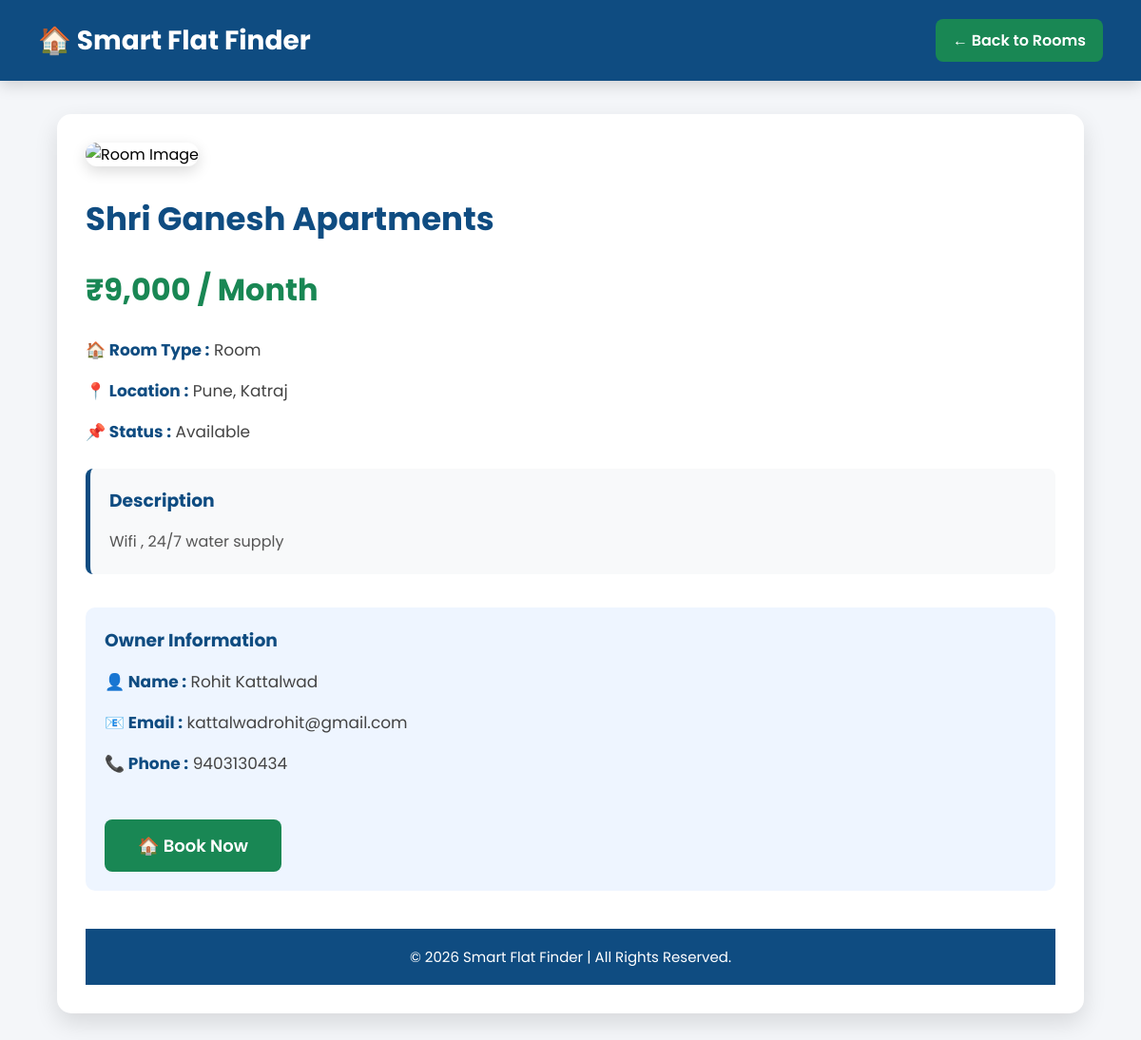
/room_details.php?id=3 (signed in), run on the app's committed database.
### tables this page shows
CREATE TABLE `rooms` (
  `id` int(11) NOT NULL,
  `owner_id` int(11) NOT NULL,
  `category_id` int(11) NOT NULL,
  `location_id` int(11) NOT NULL,
  `room_title` varchar(200) NOT NULL,
  `room_type` varchar(100) NOT NULL,
  `rent` decimal(10,2) NOT NULL,
  `address` text DEFAULT NULL,
  `facilities` text DEFAULT NULL,
  `description` text DEFAULT NULL,
  `image` varchar(255) DEFAULT NULL,
  `status` enum('Available','Booked') DEFAULT 'Available'
);

CREATE TABLE `locations` (
  `id` int(11) NOT NULL,
  `city` varchar(100) NOT NULL,
  `area` varchar(100) NOT NULL
);

CREATE TABLE `users` (
  `id` int(11) NOT NULL,
  `fullname` varchar(100) NOT NULL,
  `email` varchar(100) NOT NULL,
  `phone` varchar(15) NOT NULL,
  `password` varchar(255) NOT NULL,
  `role` enum('customer','owner','admin') NOT NULL,
  `created_at` timestamp NOT NULL DEFAULT current_timestamp(),
  `status` enum('Pending','Approved','Rejected') DEFAULT 'Pending'
);

### room_details.php (the view, shortened to what this page needs)
<?php
include("../includes/db.php");
$room_id = intval($_GET['id']);
$sql = "
SELECT
    rooms.*,
    locations.city,
    locations.area,
    users.fullname,
    users.email,
    users.phone
FROM rooms
INNER JOIN users
ON rooms.owner_id = users.id
LEFT JOIN locations
ON rooms.location_id = locations.id
WHERE rooms.id = ?
";
$stmt = $conn->prepare($sql);
$stmt->bind_param("i", $room_id);
$stmt->execute();
$result = $stmt->get_result();
$room = $result->fetch_assoc();
?>
<!DOCTYPE html>
<html lang="en">
<head>
</head>
<body>
<div class="header">
    <h2>🏠 Smart Flat Finder</h2>
    <a href="search_rooms.php" class="back">
        ← Back to Rooms
    </a>
</div>
<div class="container">
<?php
$image = "../uploads/" . $room['image'];
if(empty($room['image']) || !file_exists($image))
{
    $image = "../images/no-image.png";
}
?>
<img src="<?php echo $image; ?>" class="room-image" alt="Room Image">
<h1 class="title">
    <?php echo htmlspecialchars($room['room_title']); ?>
</h1>
<div class="price">
    ₹<?php echo number_format($room['rent']); ?> / Month
</div>
<p class="info">
    <strong>🏠 Room Type :</strong>
    <?php echo htmlspecialchars($room['room_type']); ?>
</p>
<p class="info">
    <strong>📍 Location :</strong>
    <?php echo htmlspecialchars($room['city']); ?>,
    <?php echo htmlspecialchars($room['area']); ?>
</p>
<p class="info">
    <strong>📌 Status :</strong>
    <?php echo htmlspecialchars($room['status']); ?>
</p>
<div class="description">
<h3 style="color:#0F4C81;margin-bottom:15px;">
Description
</h3>
<?php echo nl2br(htmlspecialchars($room['description'])); ?>
</div>
<div class="owner-box">
<h3>Owner Information</h3>
<p class="info">
<strong>👤 Name :</strong>
<?php echo htmlspecialchars($room['fullname']); ?>
</p>
<p class="info">
<strong>📧 Email :</strong>
<?php echo htmlspecialchars($room['email']); ?>
</p>
<p class="info">
<strong>📞 Phone :</strong>
<?php echo htmlspecialchars($room['phone']); ?>
</p>
<?php if($room['status']=="Available"){ ?>
<a href="book_room.php?id=<?php echo $room['id']; ?>"
class="book-btn"
onclick="return confirm('Are you sure you want to book this room?');">
🏠 Book Now
</a>
<?php } else { ?>
<span class="booked">
❌ This Room is Already Booked
</span>
<?php } ?>
</div>
<footer>
© <?php echo date("Y"); ?> Smart Flat Finder | All Rights Reserved.
</footer>
</body>
</html>

### room_details.php (style rules this page uses)
* { margin:0; padding:0; box-sizing:border-box; font-family:'Poppins',sans-serif; }
body { background:#f4f6f9; }
.header { background:#0F4C81; color:#fff; padding:20px 40px; display:flex; justify-content:space-between; align-items:center; box-shadow:0 5px 15px rgba(0,0,0,.15); }
.header h2 { font-size:28px; }
.back { background:#198754; color:white; padding:10px 18px; text-decoration:none; border-radius:8px; font-weight:600; transition:.3s; }
.container { width:90%; max-width:1100px; margin:35px auto; background:white; padding:30px; border-radius:15px; box-shadow:0 10px 25px rgba(0,0,0,.12); }
.room-image { width:100%; height:450px; object-fit:cover; border-radius:12px; margin-bottom:30px; box-shadow:0 5px 15px rgba(0,0,0,.15); }
.title { font-size:34px; color:#0F4C81; margin-bottom:20px; font-weight:700; }
.info { font-size:17px; margin-bottom:15px; color:#444; line-height:28px; }
.info strong { color:#0F4C81; }
.price { font-size:32px; font-weight:bold; color:#198754; margin:25px 0; }
.description { margin-top:25px; padding:20px; background:#f8f9fa; border-left:5px solid #0F4C81; border-radius:8px; line-height:28px; color:#555; }
.owner-box { margin-top:35px; padding:20px; background:#eef5ff; border-radius:10px; }
.owner-box h3 { margin-bottom:15px; color:#0F4C81; }
.book-btn { display:inline-block; margin-top:30px; padding:14px 35px; background:#198754; color:#fff; text-decoration:none; border-radius:8px; font-size:18px; font-weight:600; transition:.3s; }
footer { margin-top:40px; background:#0F4C81; color:white; text-align:center; padding:18px; font-size:15px; }

### data on the page
rooms: room_title "Shri Ganesh Apartments", rent "9,000", room_type "Room", location.city "Pune", location.area "Katraj", status "Available", description "Wifi , 24/7 water supply", owner.fullname "Rohit Kattalwad", owner.email "kattalwadrohit@gmail.com", owner.phone "9403130434"
